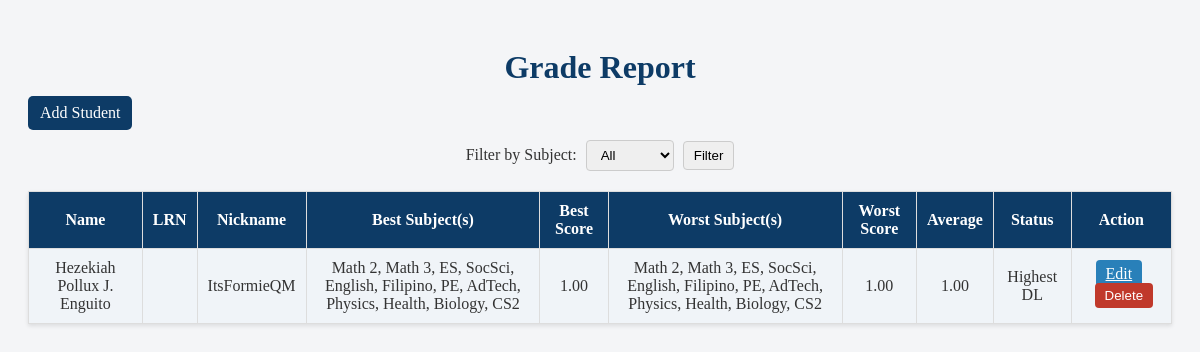
The page / on the database its author committed.
### app.py (models this page shows)
class Student(db.Model):
    id = db.Column(db.Integer, primary_key=True)
    name = db.Column(db.String(100), nullable=False)
    lrn = db.Column(db.String(20), nullable=True)
    nickname = db.Column(db.String(50), nullable=True)
    created_at = db.Column(db.DateTime, default=datetime.now)
    grades = db.relationship("Grade", backref="student", cascade="all, delete-orphan")

### app.py (the view)
@app.route("/")
def index():
    subjects = sorted({g.subject for g in Grade.query.all()})
    selected_subject = request.args.get("subject", "")
    if selected_subject:
        grades = Grade.query.filter_by(subject=selected_subject).all()
        students = sorted({g.student for g in grades}, key=lambda s: s.name)
        grades_dict = {g.student.id: g for g in grades}
    else:
        students = Student.query.all()
        grades_dict = {}  # empty when showing all subjects
    return render_template(
        "index.html",
        students=students,
        subjects=subjects,
        selected_subject=selected_subject,
        compute_student_stats=compute_student_stats,
        grade_status=grade_status,
        grades_dict=grades_dict
    )

### app.py (called while the page is built)
def compute_student_stats(student):
    highest = {"subjects": [], "score": -1}
    lowest = {"subjects": [], "score": 101}
    total = 0
    count = 0
    for g in student.grades:
        avg = g.average()
        total += avg
        count += 1
        if avg > highest["score"]:
            highest["score"] = avg
            highest["subjects"] = [g.subject]
        elif avg == highest["score"]:
            highest["subjects"].append(g.subject)
        if avg < lowest["score"]:
            lowest["score"] = avg
            lowest["subjects"] = [g.subject]
        elif avg == lowest["score"]:
            lowest["subjects"].append(g.subject)
    average = round(total / count, 2) if count else 0
    return highest, lowest, average

def grade_status(gwa):
    if gwa == 1.0:
        return "Highest DL"
    elif 1.0 < gwa <= 1.5:
        return "DL"
    elif 1.5 < gwa <= 2.5:
        return "Normal"
    elif 2.5 < gwa <= 2.75:
        return "Probationary"
    elif 2.75 < gwa <= 3.0:
        return "Fail"
    else:
        return "Red"

    def average(self):
        return round((self.q1 + self.q2 + self.q3 + self.q4) / 4, 2)

### templates/index.html (shortened to what this page needs)
<!doctype html>
<html>
<head>
</head>
<body>
    <h1>Grade Report</h1>
    <a href="{{ url_for('add_student') }}" class="add-student">Add Student</a>
    <form method="get" class="filter-form">
        <label>Filter by Subject:</label>
        <select name="subject">
            <option value="">All</option>
        </select>
        <button type="submit">Filter</button>
    </form>
    <table>
        <tr>
            <th>Name</th>
            <th>LRN</th>
            <th>Nickname</th>
            {% if selected_subject %}
            <th>{{ selected_subject }} Q1</th>
            <th>{{ selected_subject }} Q2</th>
            <th>{{ selected_subject }} Q3</th>
            <th>{{ selected_subject }} Q4</th>
            <th>Average</th>
            <th>Status</th>
            {% else %}
            <th>Best Subject(s)</th>
            <th>Best Score</th>
            <th>Worst Subject(s)</th>
            <th>Worst Score</th>
            <th>Average</th>
            <th>Status</th>
            {% endif %}
            <th>Action</th>
        </tr>
        {% for student in students %}
        <tr>
            <td>{{ student.name }}</td>
            <td>{{ student.lrn or "" }}</td>
            <td>{{ student.nickname or "" }}</td>
            {% if selected_subject %}
            {% set g = grades_dict.get(student.id) %}
            {% if g %}
            <td>{{ "%.2f"|format(g.q1) }}</td>
            <td>{{ "%.2f"|format(g.q2) }}</td>
            <td>{{ "%.2f"|format(g.q3) }}</td>
            <td>{{ "%.2f"|format(g.q4) }}</td>
            <td>{{ "%.2f"|format(g.average()) }}</td>
            <td>{{ grade_status(g.average()) }}</td>
            {% else %}
            <td colspan="6">No grade for this subject</td>
            {% endif %}
            {% else %}
            {% set high, low, avg = compute_student_stats(student) %}
            <td>{{ low.subjects | join(', ') }}</td>
            <td>{{ "%.2f"|format(low.score) }}</td>
            <td>{{ high.subjects | join(', ') }}</td>
            <td>{{ "%.2f"|format(high.score) }}</td>
            <td>{{ "%.2f"|format(avg) }}</td>
            <td>{{ grade_status(avg) }}</td>
            {% endif %}
            <td>
                <a href="{{ url_for('edit_student', student_id=student.id) }}" class="edit-btn">Edit</a>
                <form method="POST" action="{{ url_for('delete_student', student_id=student.id) }}"
                    style="display:inline;">
                    <button type="submit" class="delete-btn"
                        onclick="return confirm('Delete this student?');">Delete</button>
                </form>
            </td>
        </tr>
        {% endfor %}
    </table>
</body>
</html>

### templates/index.html (style rules this page uses)
body { font-family: 'Georgia', serif; background: #f4f5f7; color: #333; padding: 20px; }
h1 { text-align: center; color: #0D3B66; margin-bottom: 10px; }
.add-student { display: inline-block; padding: 8px 12px; background: #0D3B66; color: white; text-decoration: none; border-radius: 5px; margin-bottom: 10px; }
.filter-form { margin-bottom: 20px; text-align: center; }
select, button { padding: 6px 10px; margin-left: 5px; border-radius: 4px; border: 1px solid #ccc; }
table { width: 100%; border-collapse: collapse; margin-top: 10px; background: white; box-shadow: 0 2px 4px rgba(0, 0, 0, 0.1); }
th, td { border: 1px solid #ddd; padding: 10px; text-align: center; }
th { background: #0D3B66; color: white; }
tr:nth-child(even) { background: #f0f4f8; }
.delete-btn { padding: 5px 10px; background: #c0392b; color: white; border: none; border-radius: 4px; cursor: pointer; }
.edit-btn { padding: 5px 10px; background: #2980b9; color: white; border: none; border-radius: 4px; cursor: pointer; margin-right: 5px; }

### rows shown on the page
Student: name "Hezekiah Pollux J. Enguito", nickname "ItsFormieQM", subjects "Math 2, Math 3, ES, SocSci, English, Filipino, PE, AdTech, Physics, Health, Biology, CS2", score "1.00", id "1.00", grade_status "Highest DL"
